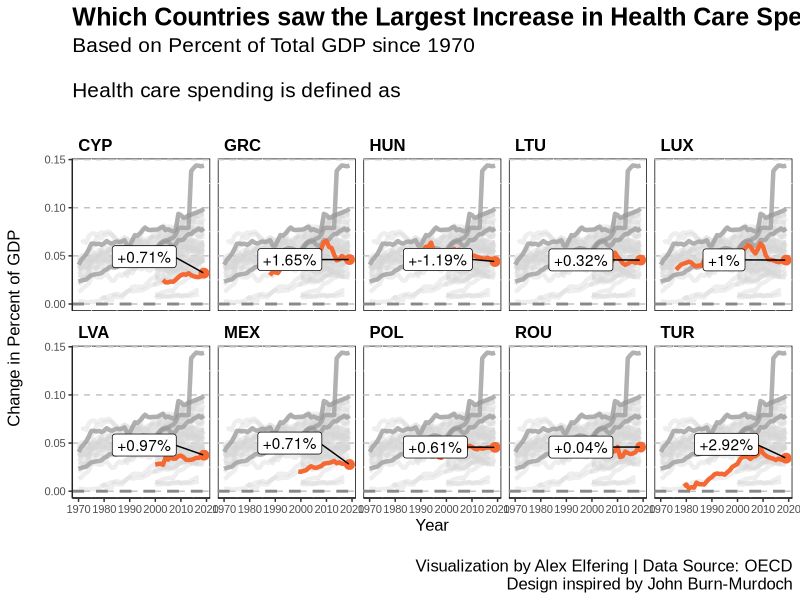

The R script that drew this image:
list.of.packages <- c("ggplot2", 
                      'dplyr', 
                      'tidyverse', 
                      'tidyr',
                      'ggrepel')
new.packages <- list.of.packages[!(list.of.packages %in% installed.packages()[,"Package"])]
if(length(new.packages)) install.packages(new.packages)


library(ggplot2)
library(dplyr)
library(tidyr)
library(tidyverse)
library(ggrepel)

setwd("~/GitHub/Makeover-Monday-Visualizations/2020 W42 - Healthcare Spending")

health_spending <- read.csv('health spending.csv',
                            fileEncoding="UTF-8-BOM")

head(health_spending)
str(health_spending)

total_spending <- dplyr::filter(health_spending,
                                SUBJECT == 'COMPULSORY',
                                MEASURE == 'PC_GDP')

# How has the change in health care spending based on GDP changed since 1971?
init_gdp <- total_spending %>%
  group_by(LOCATION) %>%
  slice(which.min(TIME)) %>%
  ungroup() %>%
  select(LOCATION,
         Init_Pct = Value)

spend_change <- total_spending %>%
  inner_join(init_gdp) %>%
  mutate(Change = Value - Init_Pct,
         LOCATION1 = LOCATION)

rank_max <- spend_change %>%
  filter(TIME == max(TIME)) %>%
  mutate(RankDense = dense_rank((Value))) %>%
  filter(RankDense <= 10)

spend_change$LOCATION1 <- factor(spend_change$LOCATION1, levels = unique(spend_change$LOCATION1[order(spend_change$Change)]))

spend_change[order(-spend_change$Change),]

ggplot(subset(spend_change, LOCATION %in% rank_max$LOCATION), 
       aes(x = TIME, 
           y = Value/100,
           group = LOCATION1)) + 
  geom_line(data = transform(spend_change, LOCATION = NULL), 
            aes(group = LOCATION1), 
            size = 1.5,
            color = '#d4d4d4',
            alpha = 0.4) +   
  geom_line(data = transform(spend_change, LOCATION = NULL) %>% filter(LOCATION1 %in% c('USA', 'DEU', 'CHE')), 
            aes(group = LOCATION1), 
            size = 1.5,
            color = '#969696',
            alpha = 0.7) +   
  geom_hline(yintercept = 0,
             color = '#898989',
             linetype = 'dashed',
             size = 1) +
  geom_line(subset(spend_change, LOCATION %in% rank_max$LOCATION),
            mapping = aes(group = LOCATION), 
            color = '#F56831',
            size = 1.5) + 
  geom_point(data = subset(spend_change, LOCATION %in% rank_max$LOCATION & TIME == max(TIME)),
             mapping = aes(x = TIME,
                           y = Value/100), 
             color = '#F56831',
             size = 3) +
  geom_label_repel(data = subset(spend_change, LOCATION %in% rank_max$LOCATION & TIME == max(TIME)),
                   mapping = aes(x = TIME,
                                 y = Value/100,
                                 label = paste('+', round(Change, 2), '%', sep = '')),
                   box.padding = 2) +
  scale_colour_identity() + 
  facet_wrap(~LOCATION, nrow = 2) +
  labs(title = 'Which Countries saw the Largest Increase in Health Care Spending?',
       subtitle = 'Based on Percent of Total GDP since 1970\n\nHealth care spending is defined as \n',
       x = 'Year\n',
       y = 'Change in Percent of GDP\n',
       color = 'Countries',
       caption = 'Visualization by Alex Elfering | Data Source: OECD\nDesign inspired by John Burn-Murdoch') +
  theme(plot.title = element_text(face = 'bold', size = 18, family = 'Arial'),
        legend.position = 'top',
        legend.background=element_blank(),
        legend.key=element_blank(),
        legend.text = element_text(size = 12, family = 'Arial'),
        legend.title = element_text(size = 12, family = 'Arial'),
        plot.subtitle = element_text(size = 15, family = 'Arial'),
        plot.caption = element_text(size = 12, family = 'Arial'),
        axis.title = element_text(size = 12, family = 'Arial'),
        axis.text = element_text(size = 8, family = 'Arial'),
        strip.text = ggplot2::element_text(size = 12, hjust = 0, face = 'bold', color = 'black', family = 'Arial'),
        strip.background = element_rect(fill = NA),
        panel.background = element_rect(fill = NA, color = "black"),
        axis.line = element_line(colour = "#222222", linetype = "solid"),
        panel.grid.major.y = element_line(colour = "#c1c1c1", linetype = "dashed"),
        panel.grid.major.x = element_blank()) 






